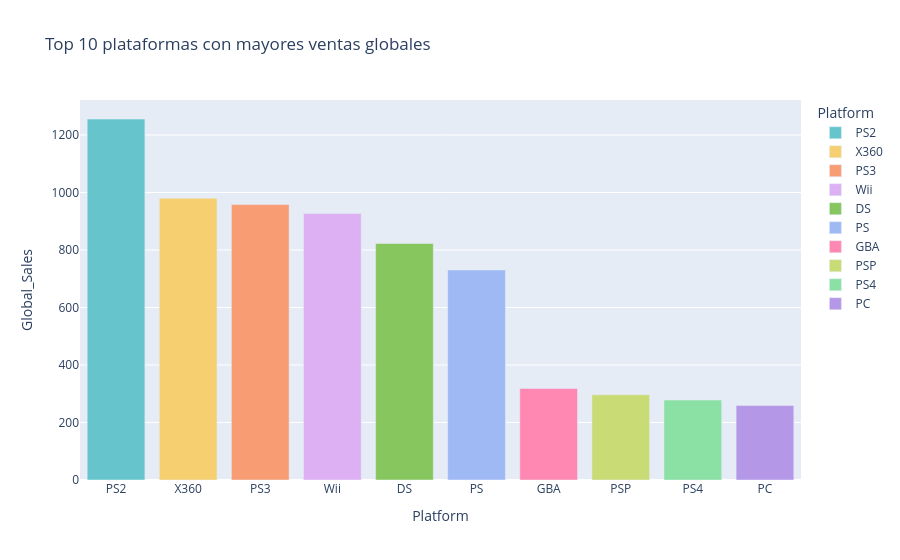

Here is the notebook cell this chart was saved with:
### Code cell
#Insight 2: Top 10 plataformas con mayores ventas globales
top_plataformas = (df.groupby("Platform")["Global_Sales"].sum().sort_values(ascending=False).head(10).reset_index())

fig = px.bar(top_plataformas,x="Platform", y="Global_Sales",color="Platform",title="Top 10 plataformas con mayores ventas globales",
             color_discrete_sequence=px.colors.qualitative.Pastel)
fig.show()

### Figure 1 — Plotly figure (JSON) as saved in the notebook; plotly's stock layout.template omitted (floating-point values rounded to 4 significant figures)
{"data": [{"alignmentgroup": "True", "hovertemplate": "Platform=%{x}<br>Global_Sales=%{y}<extra></extra>", "legendgroup": "PS2", "marker": {"color": "rgb(102, 197, 204)", "pattern": {"shape": ""}}, "name": "PS2", "offsetgroup": "PS2", "orientation": "v", "showlegend": true, "textposition": "auto", "type": "bar", "x": ["PS2"], "xaxis": "x", "y": [1256.0], "yaxis": "y"}, {"alignmentgroup": "True", "hovertemplate": "Platform=%{x}<br>Global_Sales=%{y}<extra></extra>", "legendgroup": "X360", "marker": {"color": "rgb(246, 207, 113)", "pattern": {"shape": ""}}, "name": "X360", "offsetgroup": "X360", "orientation": "v", "showlegend": true, "textposition": "auto", "type": "bar", "x": ["X360"], "xaxis": "x", "y": [980.0], "yaxis": "y"}, {"alignmentgroup": "True", "hovertemplate": "Platform=%{x}<br>Global_Sales=%{y}<extra></extra>", "legendgroup": "PS3", "marker": {"color": "rgb(248, 156, 116)", "pattern": {"shape": ""}}, "name": "PS3", "offsetgroup": "PS3", "orientation": "v", "showlegend": true, "textposition": "auto", "type": "bar", "x": ["PS3"], "xaxis": "x", "y": [957.8], "yaxis": "y"}, {"alignmentgroup": "True", "hovertemplate": "Platform=%{x}<br>Global_Sales=%{y}<extra></extra>", "legendgroup": "Wii", "marker": {"color": "rgb(220, 176, 242)", "pattern": {"shape": ""}}, "name": "Wii", "offsetgroup": "Wii", "orientation": "v", "showlegend": true, "textposition": "auto", "type": "bar", "x": ["Wii"], "xaxis": "x", "y": [926.7], "yaxis": "y"}, {"alignmentgroup": "True", "hovertemplate": "Platform=%{x}<br>Global_Sales=%{y}<extra></extra>", "legendgroup": "DS", "marker": {"color": "rgb(135, 197, 95)", "pattern": {"shape": ""}}, "name": "DS", "offsetgroup": "DS", "orientation": "v", "showlegend": true, "textposition": "auto", "type": "bar", "x": ["DS"], "xaxis": "x", "y": [822.5], "yaxis": "y"}, {"alignmentgroup": "True", "hovertemplate": "Platform=%{x}<br>Global_Sales=%{y}<extra></extra>", "legendgroup": "PS", "marker": {"color": "rgb(158, 185, 243)", "pattern": {"shape": ""}}, "name": "PS", "offsetgroup": "PS", "orientation": "v", "showlegend": true, "textposition": "auto", "type": "bar", "x": ["PS"], "xaxis": "x", "y": [730.7], "yaxis": "y"}, {"alignmentgroup": "True", "hovertemplate": "Platform=%{x}<br>Global_Sales=%{y}<extra></extra>", "legendgroup": "GBA", "marker": {"color": "rgb(254, 136, 177)", "pattern": {"shape": ""}}, "name": "GBA", "offsetgroup": "GBA", "orientation": "v", "showlegend": true, "textposition": "auto", "type": "bar", "x": ["GBA"], "xaxis": "x", "y": [318.5], "yaxis": "y"}, {"alignmentgroup": "True", "hovertemplate": "Platform=%{x}<br>Global_Sales=%{y}<extra></extra>", "legendgroup": "PSP", "marker": {"color": "rgb(201, 219, 116)", "pattern": {"shape": ""}}, "name": "PSP", "offsetgroup": "PSP", "orientation": "v", "showlegend": true, "textposition": "auto", "type": "bar", "x": ["PSP"], "xaxis": "x", "y": [296.3], "yaxis": "y"}, {"alignmentgroup": "True", "hovertemplate": "Platform=%{x}<br>Global_Sales=%{y}<extra></extra>", "legendgroup": "PS4", "marker": {"color": "rgb(139, 224, 164)", "pattern": {"shape": ""}}, "name": "PS4", "offsetgroup": "PS4", "orientation": "v", "showlegend": true, "textposition": "auto", "type": "bar", "x": ["PS4"], "xaxis": "x", "y": [278.1], "yaxis": "y"}, {"alignmentgroup": "True", "hovertemplate": "Platform=%{x}<br>Global_Sales=%{y}<extra></extra>", "legendgroup": "PC", "marker": {"color": "rgb(180, 151, 231)", "pattern": {"shape": ""}}, "name": "PC", "offsetgroup": "PC", "orientation": "v", "showlegend": true, "textposition": "auto", "type": "bar", "x": ["PC"], "xaxis": "x", "y": [258.8], "yaxis": "y"}], "layout": {"barmode": "relative", "legend": {"title": {"text": "Platform"}, "tracegroupgap": 0}, "title": {"text": "Top 10 plataformas con mayores ventas globales"}, "xaxis": {"anchor": "y", "categoryarray": ["PS2", "X360", "PS3", "Wii", "DS", "PS", "GBA", "PSP", "PS4", "PC"], "categoryorder": "array", "domain": [0, 1], "title": {"text": "Platform"}}, "yaxis": {"anchor": "x", "domain": [0, 1], "title": {"text": "Global_Sales"}}}}
